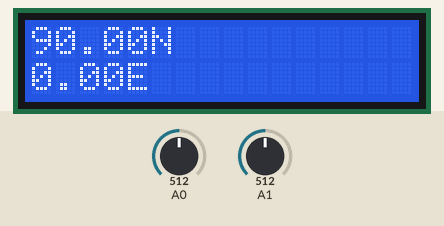
Recording of a sketch running on a simulated Arduino Uno, built with avr-gcc and run on an emulated ATmega328P. Shown: 16×2 character LCD. The inputs (shaded band) are chosen by the test bench; at power-on: A1 = 512, A0 = 512.

Above: at 1.2 s.
1.3 s: A1 set to 1008
At 2.6 s:
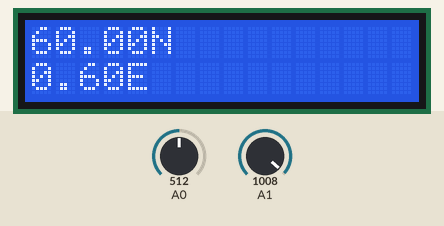
4.3 s: A1 set to 1023
At 5.9 s:
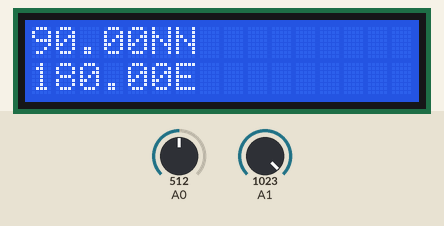
7.3 s: A1 set to 900
At 8.8 s:
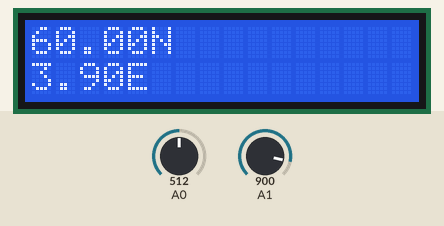
10.3 s: A0 set to 716
At 11.8 s:
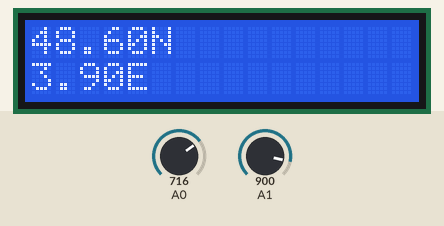
13.3 s: A0 set to 900
At 14.9 s:
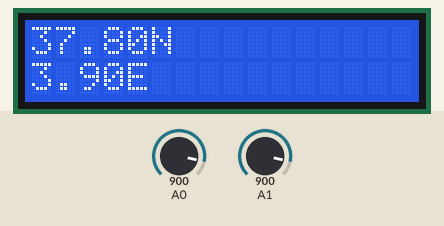
16.3 s: A0 set to 1023
At 18.0 s:
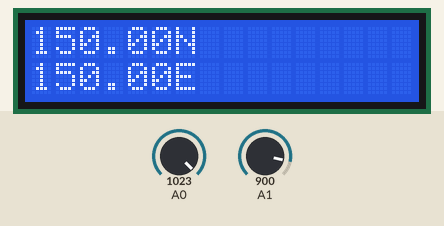
Timing chart, 0 to 19.5 s (numbered marks = the images above; inputs shaded):
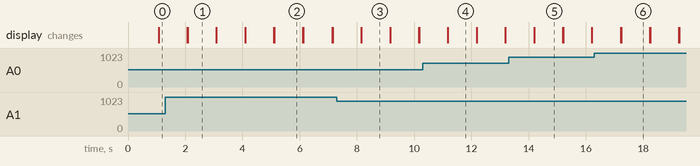

Measured:
- the behaviour switches between 1022 and 1023 on A1 (found by bisection; images 1 and 2)
- after the input at 1.3 s, the display: first differs from a run without the input after 0.78 s (image 1)
- after the input at 4.3 s, the display: first differs from a run without the input after 0.81 s (image 2)
- after the input at 7.3 s, the display: first differs from a run without the input after 0.86 s (image 3)
- after the input at 10.3 s, the display: first differs from a run without the input after 0.88 s (image 4)
- after the input at 13.3 s, the display: first differs from a run without the input after 0.90 s (image 5)
- after the input at 16.3 s, the display: first differs from a run without the input after 0.93 s (image 6)

The sketch:

solar_track_2.ino
```cpp
// include the library code:
#include <LiquidCrystal.h>

// initialize the library by associating any needed LCD interface pin
// with the arduino pin number it is connected to
const int rs = 12, en = 11, d4 = 5, d5 = 4, d6 = 3, d7 = 2;
LiquidCrystal lcd(rs, en, d4, d5, d6, d7);
float a[12];
float E[12]={0,30,60,30,90,90,90,90,150,120,150,180};
float N[12]={90,30,90,150,0,60,120,180,30,90,150,90};
int i,pos1,pos2;
float de,dn;
int r0 = 0;      //value of select pin at the 4051 (s0)

int r1 = 0;      //value of select pin at the 4051 (s1)

int r2 = 0;      //value of select pin at the 4051 (s2)


int s0 = 2;

int s1 = 3;

int s2 = 4;


void setup() {
  // set up the LCD's number of columns and rows:
  lcd.begin(16, 2);
  pinMode(s0, OUTPUT);

  pinMode(s1, OUTPUT);

  pinMode(s2, OUTPUT);
}

void loop() {
  // set the cursor to column 0, line 1
  // (note: line 1 is the second row, since counting begins with 0):
  lcd.setCursor(0,0);
  float  x,y,max1,max2;
  int p1,p2,k=0;
    for (i=0;i<6;i++)
    {
      r0 = bitRead(i,0);    // use this with arduino 0013 (and newer versions)
      r1 = bitRead(i,1);    // use this with arduino 0013 (and newer versions)
      r2 = bitRead(i,2);

      digitalWrite(s0, r0);
      digitalWrite(s1, r1);
      digitalWrite(s2, r2);
      a[k]=map(analogRead(A0),0,1023,0,100);
      a[k+1]=map(analogRead(A1),0,1023,0,100);
      k=k+2;
    }


    for(i=0;i<12;i++)
    {

      if(a[i]==100)
      {
        lcd.setCursor(0,0);
        lcd.print(String(N[i])+"N");
        lcd.setCursor(0,1);
        lcd.print(String(E[i])+"E");
      }

    }

  for(i=0;i<12;i++)
  {
    if(a[i]!=0)
    {
      x=a[i];
      p1=i;
      break;
    }
  }
  for(i=0;i<12;i++)
  {
    if(a[i]!=0 && a[i]!=x)
    {
      y=a[i];
      p2=i;
      break;
    }
  }
  if(x>y)
  {
    max1=x;
    pos1=p1;
    max2=y;
    pos2=p2;
  }
  else if(x<y)
  {
    max1=y;
    pos1=p2;
    max2=x;
    pos2=p1;
  }

  if(max1 < 100 && max2 <100)
  {
    de=(E[pos1]>E[pos2])?(E[pos1]-E[pos2]):(E[pos2]-E[pos1]);
    dn=(N[pos1]>N[pos2])?(N[pos1]-N[pos2]):(N[pos2]-N[pos1]);
    latitude();
    longitude();

  }
  delay (1000);
  lcd.clear();
}
void longitude()
{
  String str="";
  float deg,f;
  if(E[pos1]==E[pos2])
  {
    str=String(String(E[pos1])+"E");
  }
  else if(E[pos1]>E[pos2])
  {
    if(de==60)
    {
      f=E[pos2]/60.0;
      deg=((100-a[pos1])*(float(de/100.0)))+(f*60)+30;
    }
    else
    {
      deg=((100-a[pos1])*(float(de/100.0)))+E[pos2];
    }
    str=String(String(deg)+"E");
  }
  else if(E[pos2]>E[pos1])
  {
    deg=((100-a[pos2])*(float(de/100.0)))+E[pos1];
    str=String(String(deg)+"E");
  }
  lcd.setCursor(0,1);
  lcd.print(str);
}

void latitude()
{
  String str="";
  float deg,f;
  if(N[pos1]==N[pos2])
  {
    str=String(String(N[pos1])+"N");
  }
  else if(N[pos1]>N[pos2])
  {
    if(dn==60)
    {
      f=N[pos2]/60.0;
      deg=((100-a[pos1])*(float(dn/100.0)))+(f*60)+30;
    }
    else
    {
      deg=((100-a[pos1])*(float(dn/100.0))) + N[pos2];
    }
    str=String(String(deg)+"N");
  }
  else if(N[pos2]>N[pos1])
  {
    deg=((100-a[pos2])*(float(dn/100.0)))+N[pos1];
    str=String(String(deg)+"N");
  }
  lcd.setCursor(0,0);
  lcd.print(str);
}
```
